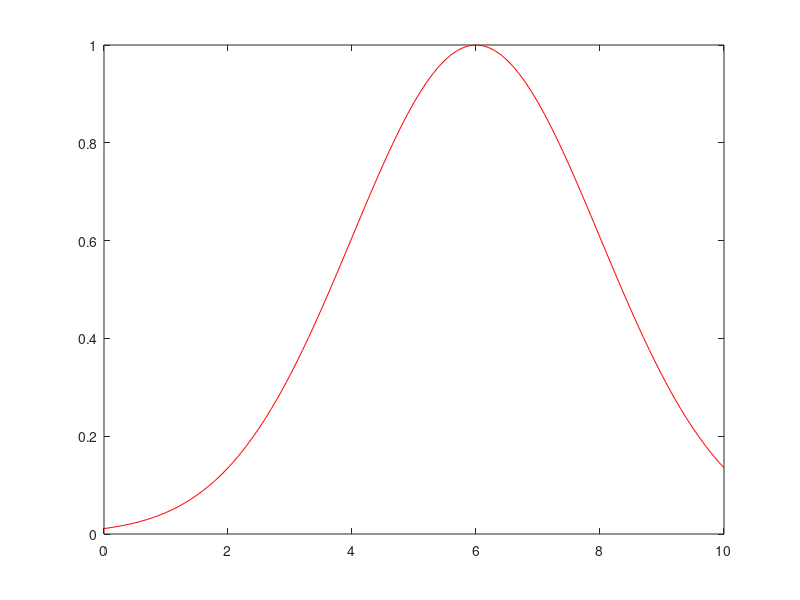
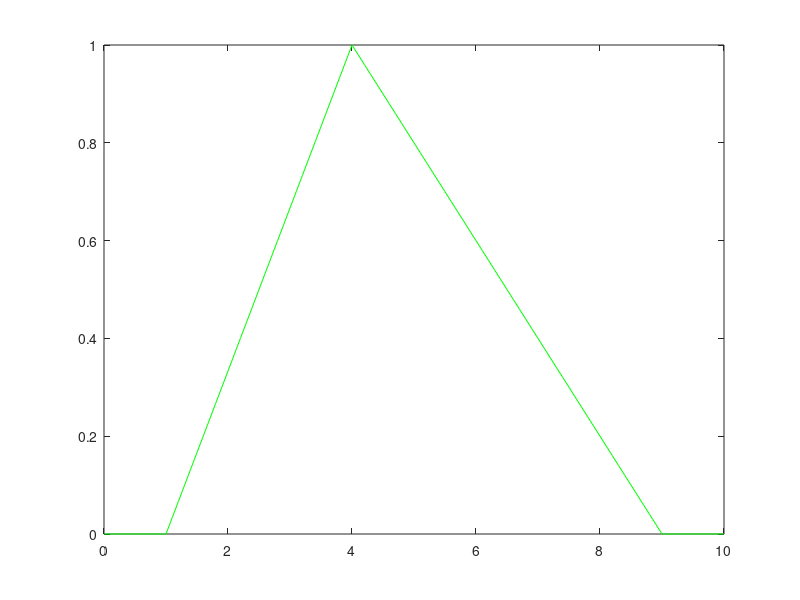
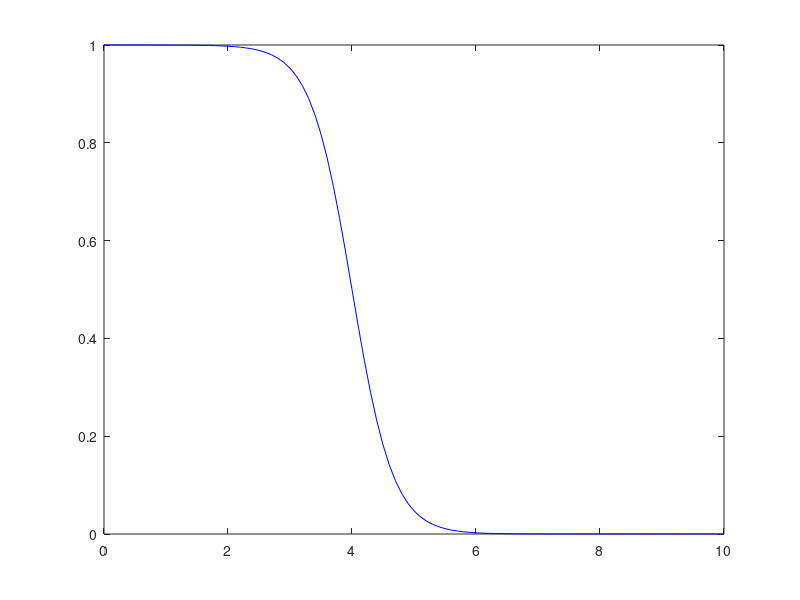
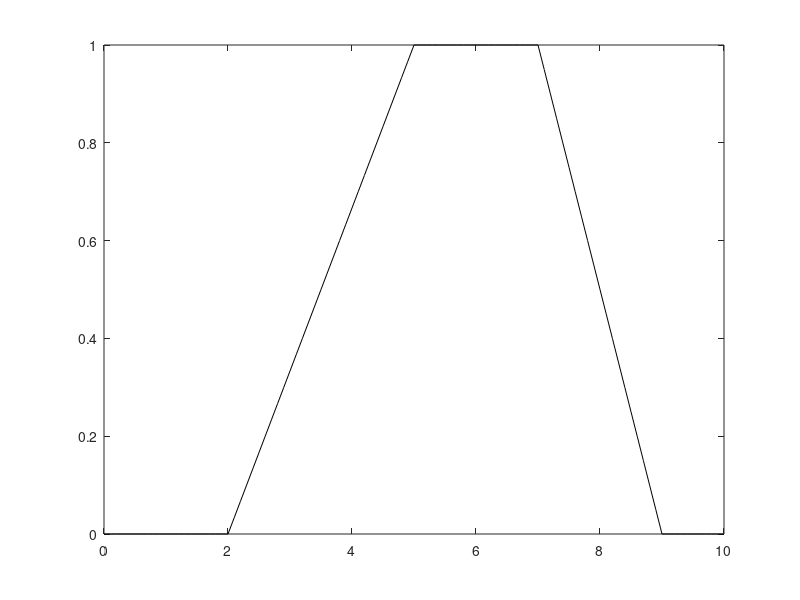

The MATLAB source for these figures, in order:
clear var;close all;
x = 0:0.1:10;
%% gaussion MF
y = gaussmf(x,[2, 6]);
figure;
plot(x,y,'r');
%F = 0.1315 /1 + 0.8825 /4 + 1 /5 + 0.8825/6 + 0.1315 /9
%% triangle MF
y2 = trimf(x,[1, 4, 9]);
figure;
plot(x,y2,'g');
%% sigmoidal MF
y3 = sigmf(x,[-3, 4]);
figure;
plot(x,y3,'b');
%% trapezoidal MF
y4 = trapmf(x,[2, 5, 7, 9]);
figure;
plot(x,y4,'k');
%% generalized bell MF
y5 = gbellmf(x,[2, -5, 6]);
figure;
plot(x,y5,'c');